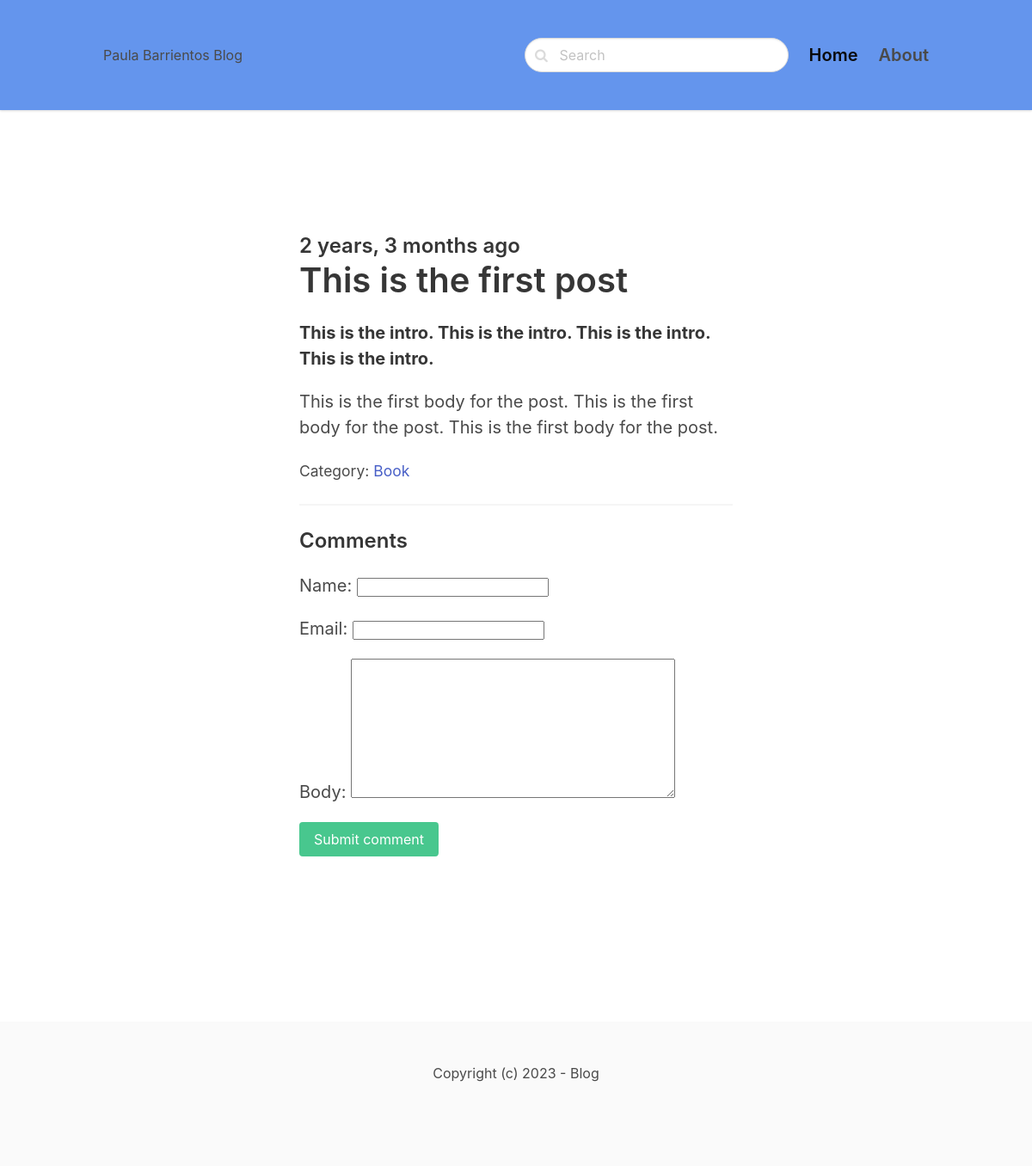
Screenshot of /book/1/ with the database file from the repository.
### blog/models.py (models this page shows, shortened)
class Post(models.Model):
    ACTIVE = 'active'
    DRAFT = 'draft'
    CHOICES_STATUS = (
        (ACTIVE, 'Active'),
        (DRAFT, 'Draft')
    )
    category = models.ForeignKey(Category, related_name='posts', on_delete=models.CASCADE)
    title = models.CharField(max_length=255)
    slug = models.SlugField()
    intro = models. TextField()
    body = models.TextField()
    created_at = models.DateTimeField(auto_now_add=True)
    status = models.CharField(max_length=10, choices=CHOICES_STATUS, default=ACTIVE)
    image = models.ImageField(upload_to='uploads/', blank=True, null=True)
    class Meta:
        ordering = ('-created_at',)

class Category(models.Model):
    title = models.CharField(max_length=255)
    slug = models.SlugField()
    class Meta:
        ordering = ('title',)
        verbose_name_plural = 'Categories'
    def __str__(self):
        return self.title

### blog/views.py (the view)
# urls.py: path('<slug:category_slug>/<slug:slug>/', views.detail, name='post_detail'),
def detail(request, category_slug, slug):
    post = get_object_or_404(Post, slug=slug, status=Post.ACTIVE)
    if request.method == 'POST':
        form = CommentForm(request.POST)
        if form.is_valid():
            comment = form.save(commit=False)
            comment.post = post
            comment.save()
            return redirect('post_detail', slug=slug)
    else:
        form = CommentForm()
    return render(request, 'blog/detail.html', {'post': post, 'form' : form})

### blog/forms.py
class CommentForm(forms.ModelForm):
    class Meta:
        model = Comment
        fields = ('name', 'email', 'body')

### blog/templates/blog/detail.html (shortened to what this page needs)
{% extends 'core/base.html' %}
{% block content %}
<section class="hero">
    <div class="hero-body">
        <div class="container">
            <section class="section">
                <div class="columns">
                    <div class="column is-8 is-offset-2">
                        <div class="content is-medium">
                            <h2 class="subtitle is-4">{{ post.created_at|timesince }} ago</h2>
                            <h1 class="title">{{ post.title }}</h1>
                            <p><strong>{{ post.intro }}</strong></p>
                            <p>{{ post.body }}</p>
                            <p><small>Category: <a href="{% url 'category_detail' post.category.slug %}">{{ post.category }}</a></small></p>
                            <hr>
                            <h2 class="subtitle is-4">Comments</h2>
                            <form method="post" class="mb-6">
                                {{ form.as_p }}
                                <div class="field">
                                    <div class="control">
                                        <button class="button is-success">Submit comment</button>
                                    </div>
                                </div>
                            </form>
                        </div>
                    </div>
                </div>
            </section>
        </div>
    </div>
</section>
{% endblock %}

### rows the page displays
Post: created_at "2 years, 3 months", title "This is the first post", intro "This is the intro. This is the intro. This is the intro. This is the intro.", body "This is the first body for the post. This is the first body for the post. This is the first body for the post.", category "Book"
